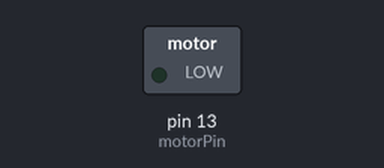
The sketch below on a simulated Arduino Uno, built with avr-gcc and run on an emulated ATmega328P. On the bench: switched loads named in the sketch (green lamp = pin HIGH). Dashed ring = blinking.

Above: at 0.7 s.
Timing chart, 0 to 3.0 s (numbered marks = the images above):
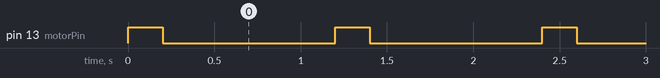

Measured:
- by itself, pin 13 (motorPin): alternates HIGH for 0.20 s and LOW for 1.0 s

The sketch:

bps.ino
```cpp
// the setup function runs once when you press reset or power the board
const int motorPin = 13;

void setup() {
  // initialize digital pin LED_BUILTIN as an output.
  pinMode(motorPin, OUTPUT);
}

// the loop function runs over and over again forever
void loop() {
  digitalWrite(motorPin, HIGH);   // turn the LED on (HIGH is the voltage level)
  delay(200);                       // wait for a second
  digitalWrite(motorPin, LOW);    // turn the LED off by making the voltage LOW
  delay(1000);                       // wait for a second
}
```
